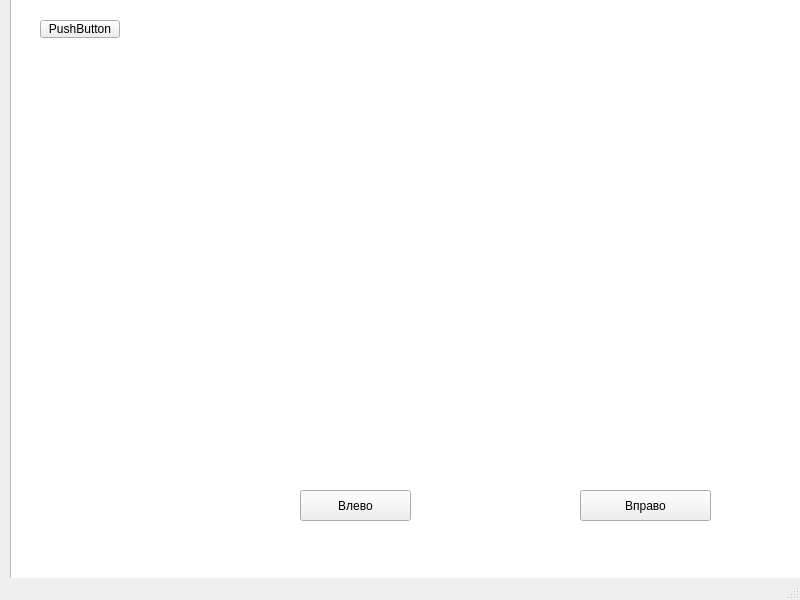
<?xml version="1.0" encoding="UTF-8"?>
<ui version="4.0">
 <class>MainWindow</class>
 <widget class="QMainWindow" name="MainWindow">
  <property name="geometry">
   <rect>
    <x>0</x>
    <y>0</y>
    <width>800</width>
    <height>600</height>
   </rect>
  </property>
  <property name="windowTitle">
   <string>MainWindow</string>
  </property>
  <widget class="QWidget" name="centralwidget">
   <widget class="QPushButton" name="pushButton">
    <property name="geometry">
     <rect>
      <x>580</x>
      <y>490</y>
      <width>131</width>
      <height>31</height>
     </rect>
    </property>
    <property name="text">
     <string>Вправо</string>
    </property>
   </widget>
   <widget class="QPushButton" name="pushButton_4">
    <property name="geometry">
     <rect>
      <x>300</x>
      <y>490</y>
      <width>111</width>
      <height>31</height>
     </rect>
    </property>
    <property name="text">
     <string>Влево</string>
    </property>
   </widget>
   <widget class="QGraphicsView" name="graphicsView">
    <property name="geometry">
     <rect>
      <x>10</x>
      <y>-10</y>
      <width>2000</width>
      <height>2000</height>
     </rect>
    </property>
   </widget>
   <widget class="QPushButton" name="pushButton_5">
    <property name="geometry">
     <rect>
      <x>40</x>
      <y>20</y>
      <width>80</width>
      <height>18</height>
     </rect>
    </property>
    <property name="text">
     <string>PushButton</string>
    </property>
   </widget>
   <zorder>graphicsView</zorder>
   <zorder>pushButton</zorder>
   <zorder>pushButton_4</zorder>
   <zorder>pushButton_5</zorder>
  </widget>
  <widget class="QMenuBar" name="menubar">
   <property name="geometry">
    <rect>
     <x>0</x>
     <y>0</y>
     <width>800</width>
     <height>17</height>
    </rect>
   </property>
  </widget>
  <widget class="QStatusBar" name="statusbar"/>
 </widget>
 <resources/>
 <connections>
  <connection>
   <sender>pushButton</sender>
   <signal>clicked()</signal>
   <receiver>MainWindow</receiver>
   <slot>repaint()</slot>
   <hints>
    <hint type="sourcelabel">
     <x>559</x>
     <y>197</y>
    </hint>
    <hint type="destinationlabel">
     <x>164</x>
     <y>69</y>
    </hint>
   </hints>
  </connection>
 </connections>
</ui>
